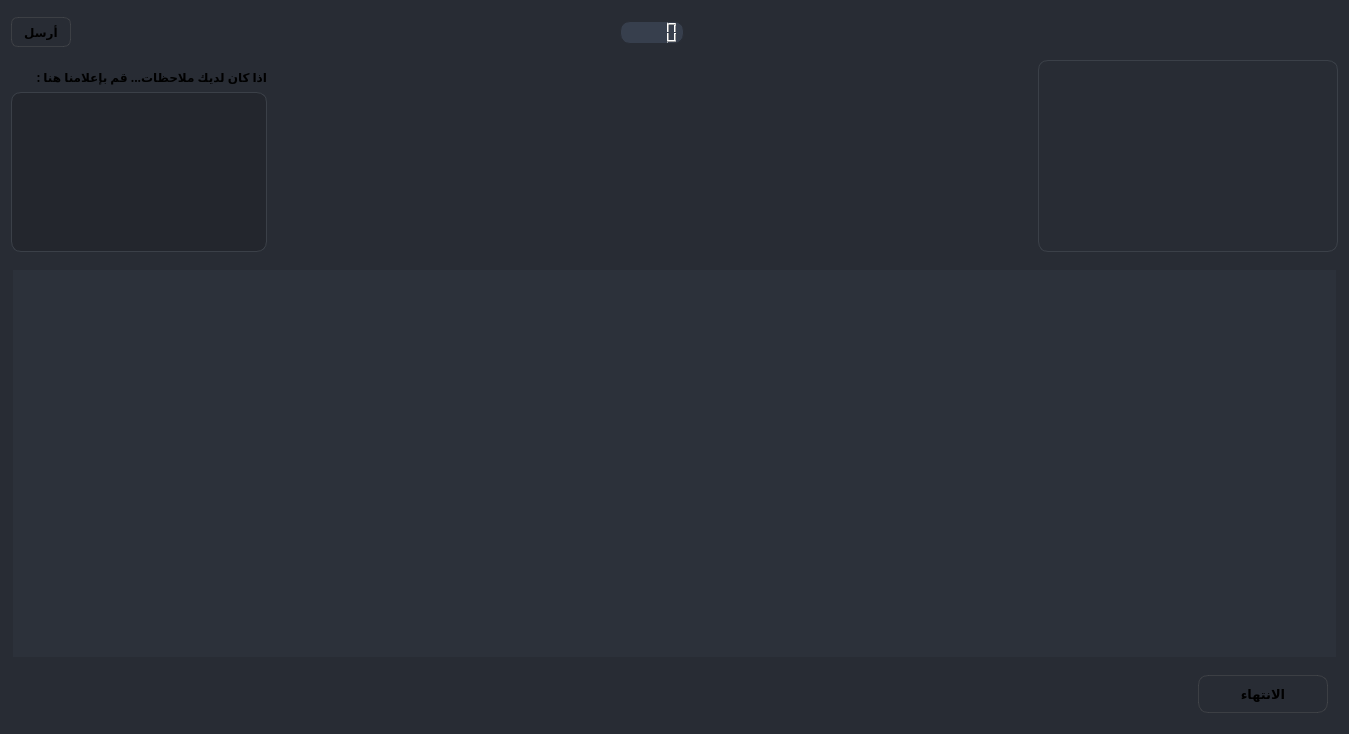
<?xml version="1.0" encoding="UTF-8"?>
<ui version="4.0">
 <class>examwidgete</class>
 <widget class="QWidget" name="examwidgete">
  <property name="geometry">
   <rect>
    <x>0</x>
    <y>0</y>
    <width>1349</width>
    <height>734</height>
   </rect>
  </property>
  <property name="windowTitle">
   <string>Form</string>
  </property>
  <property name="layoutDirection">
   <enum>Qt::LayoutDirection::RightToLeft</enum>
  </property>
  <property name="styleSheet">
   <string notr="true">/*/////////widget////////////////////////*/
*{
background-color: rgb(40, 44, 52);
color:(255,255,255);
}
#lcdNumber{
background-color: rgb(55, 63, 77);
border-radius:10px; }

   #submitBtn{
color:(255,255,255);
	background-color: transparent;
    border: 1px solid rgba(93, 93, 91,100);
    border-radius:10px;
}

 #submitBtn:hover { 
color:(255,255,255);
  background-color: rgb(44, 49, 57);
  border-style: solid;
 border-radius: 10px;
}
 #submitBtn:pressed {
color:(255,255,255);
 background-color: rgb(23, 26, 30);
	background-color: rgba(100, 140, 44,150);
  border-style: solid;
  border-radius: 10px;
}


/* /////////////////////////////////////ScrollBars */

 QScrollBar:vertical {
	border: none;
    background: rgb(52, 59, 72);
    width: 8px;
    margin: 21px 0 21px 0;
	border-radius: 0px;
 }
 QScrollBar::handle:vertical {	
  
	background-color: rgba(115, 164, 37,200);
    min-height: 25px;
	border-radius: 4px
 }
 QScrollBar::add-line:vertical {
     border: none;
    background: rgb(55, 63, 77);
     height: 20px;
	border-bottom-left-radius: 4px;
    border-bottom-right-radius: 4px;
     subcontrol-position: bottom;
     subcontrol-origin: margin;
 }
 QScrollBar::sub-line:vertical {
	border: none;
    background: rgb(55, 63, 77);
     height: 20px;
	border-top-left-radius: 4px;
    border-top-right-radius: 4px;
     subcontrol-position: top;
     subcontrol-origin: margin;
 }
 QScrollBar::up-arrow:vertical, QScrollBar::down-arrow:vertical {
     background: none;
 }

 QScrollBar::add-page:vertical, QScrollBar::sub-page:vertical {
     background: none;
 }

/*//////Horizonital*/
QScrollBar:horizontal {
    border: none;
    background: rgb(52, 59, 72);
    height: 8px;
    margin: 0px 21px 0 21px;
	border-radius: 0px;
}
QScrollBar::handle:horizontal {
    background-color: rgba(115, 164, 37,200);
    min-width: 25px;
	border-radius: 4px
}
QScrollBar::add-line:horizontal {
    border: none;
    background: rgb(55, 63, 77);
    width: 20px;
	border-top-right-radius: 4px;
    border-bottom-right-radius: 4px;
    subcontrol-position: right;
    subcontrol-origin: margin;
}
QScrollBar::sub-line:horizontal {
    border: none;
    background: rgb(55, 63, 77);
    width: 20px;
	border-top-left-radius: 4px;
    border-bottom-left-radius: 4px;
    subcontrol-position: left;
    subcontrol-origin: margin;
}
QScrollBar::up-arrow:horizontal, QScrollBar::down-arrow:horizontal
{
     background: none;
}
QScrollBar::add-page:horizontal, QScrollBar::sub-page:horizontal
{
     background: none;
}

</string>
  </property>
  <layout class="QGridLayout" name="gridLayout">
   <item row="4" column="0">
    <spacer name="verticalSpacer">
     <property name="orientation">
      <enum>Qt::Orientation::Vertical</enum>
     </property>
     <property name="sizeType">
      <enum>QSizePolicy::Policy::Maximum</enum>
     </property>
     <property name="sizeHint" stdset="0">
      <size>
       <width>10</width>
       <height>10</height>
      </size>
     </property>
    </spacer>
   </item>
   <item row="5" column="0" colspan="3">
    <widget class="QScrollArea" name="scrollArea_2">
     <property name="styleSheet">
      <string notr="true">background-color: rgb(44, 49, 58);
border:1px solid rgb(40, 44, 52 );</string>
     </property>
     <property name="widgetResizable">
      <bool>true</bool>
     </property>
     <widget class="QWidget" name="scrollAreaWidgetContents">
      <property name="geometry">
       <rect>
        <x>0</x>
        <y>0</y>
        <width>1329</width>
        <height>387</height>
       </rect>
      </property>
     </widget>
    </widget>
   </item>
   <item row="0" column="2" alignment="Qt::AlignmentFlag::AlignRight">
    <widget class="QPushButton" name="noteBtn">
     <property name="minimumSize">
      <size>
       <width>60</width>
       <height>30</height>
      </size>
     </property>
     <property name="maximumSize">
      <size>
       <width>60</width>
       <height>16777215</height>
      </size>
     </property>
     <property name="font">
      <font>
       <family>Open Sans</family>
       <pointsize>9</pointsize>
       <bold>true</bold>
      </font>
     </property>
     <property name="styleSheet">
      <string notr="true">
 #noteBtn{
color:(255,255,255);
	background-color: transparent;
 border: 1px solid rgba(93, 93, 91,100);
    border-radius:7px;
}

 #noteBtn:hover { 
color:(255,255,255);
  background-color: rgb(44, 49, 57);
  border-style: solid;
 border-radius:7px;
}
 #noteBtn:pressed {
color:(255,255,255);
 background-color: rgb(55, 63, 77);
  border-style: solid;
  border-radius: 7px;
}</string>
     </property>
     <property name="text">
      <string>أرسل</string>
     </property>
    </widget>
   </item>
   <item row="0" column="1" alignment="Qt::AlignmentFlag::AlignHCenter|Qt::AlignmentFlag::AlignVCenter">
    <widget class="QFrame" name="frame">
     <property name="minimumSize">
      <size>
       <width>30</width>
       <height>30</height>
      </size>
     </property>
     <property name="styleSheet">
      <string notr="true">

border:1px solid rgb(40, 44, 52);
</string>
     </property>
     <property name="frameShape">
      <enum>QFrame::Shape::StyledPanel</enum>
     </property>
     <property name="frameShadow">
      <enum>QFrame::Shadow::Raised</enum>
     </property>
     <layout class="QVBoxLayout" name="verticalLayout">
      <item>
       <widget class="QLCDNumber" name="lcdNumber">
        <property name="maximumSize">
         <size>
          <width>100</width>
          <height>30</height>
         </size>
        </property>
        <property name="font">
         <font>
          <pointsize>12</pointsize>
         </font>
        </property>
        <property name="layoutDirection">
         <enum>Qt::LayoutDirection::RightToLeft</enum>
        </property>
       </widget>
      </item>
     </layout>
    </widget>
   </item>
   <item row="3" column="2" alignment="Qt::AlignmentFlag::AlignRight">
    <widget class="QTextEdit" name="note_edit">
     <property name="maximumSize">
      <size>
       <width>300</width>
       <height>160</height>
      </size>
     </property>
     <property name="layoutDirection">
      <enum>Qt::LayoutDirection::RightToLeft</enum>
     </property>
     <property name="styleSheet">
      <string notr="true">
border:1px solid rgb(59, 64, 72);
border-radius:10px;
background-color: rgb(35, 38, 45);</string>
     </property>
     <property name="horizontalScrollBarPolicy">
      <enum>Qt::ScrollBarPolicy::ScrollBarAlwaysOff</enum>
     </property>
    </widget>
   </item>
   <item row="1" column="0" rowspan="3">
    <widget class="QGraphicsView" name="camera_label">
     <property name="maximumSize">
      <size>
       <width>300</width>
       <height>300</height>
      </size>
     </property>
     <property name="layoutDirection">
      <enum>Qt::LayoutDirection::RightToLeft</enum>
     </property>
     <property name="styleSheet">
      <string notr="true">border-radius:10px;
border:1px solid rgb(59, 64, 72);</string>
     </property>
     <property name="alignment">
      <set>Qt::AlignmentFlag::AlignRight|Qt::AlignmentFlag::AlignTop|Qt::AlignmentFlag::AlignTrailing</set>
     </property>
    </widget>
   </item>
   <item row="6" column="0">
    <widget class="QFrame" name="frame_2">
     <property name="minimumSize">
      <size>
       <width>0</width>
       <height>0</height>
      </size>
     </property>
     <property name="maximumSize">
      <size>
       <width>150</width>
       <height>16777215</height>
      </size>
     </property>
     <property name="styleSheet">
      <string notr="true">border:1px solid rgb(40, 44, 52);</string>
     </property>
     <property name="frameShape">
      <enum>QFrame::Shape::StyledPanel</enum>
     </property>
     <property name="frameShadow">
      <enum>QFrame::Shadow::Raised</enum>
     </property>
     <layout class="QVBoxLayout" name="verticalLayout_2">
      <item>
       <widget class="QPushButton" name="submitBtn">
        <property name="minimumSize">
         <size>
          <width>30</width>
          <height>38</height>
         </size>
        </property>
        <property name="font">
         <font>
          <family>Open Sans</family>
          <pointsize>10</pointsize>
          <bold>true</bold>
         </font>
        </property>
        <property name="styleSheet">
         <string notr="true"> border: 1px solid rgba(93, 93, 91,100);


</string>
        </property>
        <property name="text">
         <string>الانتهاء</string>
        </property>
       </widget>
      </item>
     </layout>
    </widget>
   </item>
   <item row="2" column="2">
    <widget class="QLabel" name="note_label">
     <property name="maximumSize">
      <size>
       <width>240</width>
       <height>16777215</height>
      </size>
     </property>
     <property name="font">
      <font>
       <family>Open Sans</family>
       <pointsize>9</pointsize>
       <bold>true</bold>
      </font>
     </property>
     <property name="text">
      <string>اذا كان لديك ملاحظات... قم بإعلامنا هنا :</string>
     </property>
    </widget>
   </item>
  </layout>
 </widget>
 <resources/>
 <connections/>
</ui>
